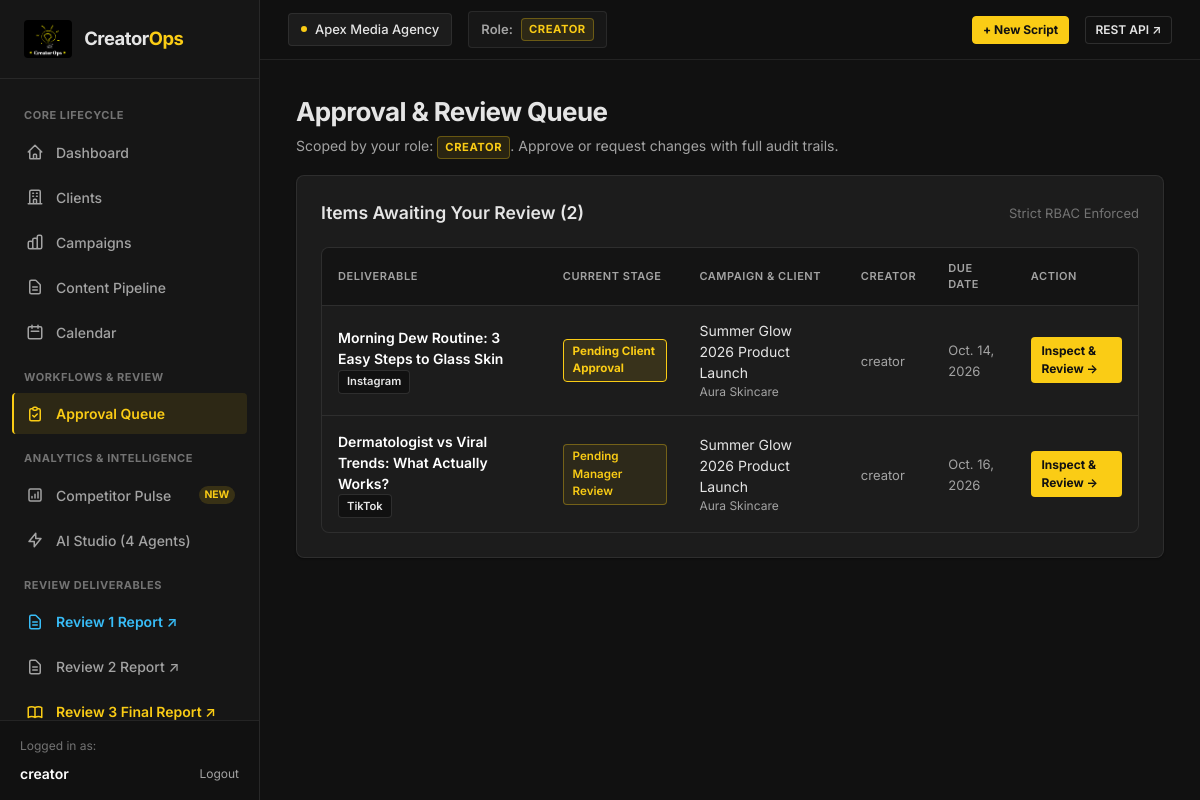
The app's page /approvals/queue/ (signed in) with its own data.
### workspaces/models.py (models this page shows, shortened)
class Workspace(models.Model):
    name = models.CharField(max_length=255)
    slug = models.SlugField(max_length=255, unique=True, blank=True)
    description = models.TextField(blank=True, default="")
    created_at = models.DateTimeField(auto_now_add=True)
    updated_at = models.DateTimeField(auto_now=True)
    class Meta:
        ordering = ["name"]

class Membership(models.Model):
    class Role(models.TextChoices):
        ADMIN = "ADMIN", "Agency Admin"
        CREATOR = "CREATOR", "Creator"
        MANAGER = "MANAGER", "Manager / Reviewer"
        CLIENT_REVIEWER = "CLIENT_REVIEWER", "Client Reviewer"
    user = models.ForeignKey(User, on_delete=models.CASCADE, related_name="memberships")
    workspace = models.ForeignKey(Workspace, on_delete=models.CASCADE, related_name="memberships")
    role = models.CharField(max_length=20, choices=Role.choices, default=Role.CREATOR)
    created_at = models.DateTimeField(auto_now_add=True)
    class Meta:
        unique_together = ("user", "workspace")
        ordering = ["-created_at"]

### content/models.py (models this page shows, shortened)
class ContentItem(models.Model):
    class Platform(models.TextChoices):
        INSTAGRAM = "Instagram", "Instagram"
        YOUTUBE = "YouTube", "YouTube"
        LINKEDIN = "LinkedIn", "LinkedIn"
        TWITTER = "Twitter/X", "Twitter/X"
        TIKTOK = "TikTok", "TikTok"
    class Status(models.TextChoices):
        DRAFT = "draft", "Draft"
        PENDING_MANAGER = "pending_manager", "Pending Manager Review"
        PENDING_CLIENT = "pending_client", "Pending Client Approval"
        APPROVED = "approved", "Approved"
        CHANGES_REQUESTED = "changes_requested", "Changes Requested"
        SCHEDULED = "scheduled", "Scheduled"
        PUBLISHED = "published", "Published"
    campaign = models.ForeignKey(Campaign, on_delete=models.CASCADE, related_name="content_items")
    creator = models.ForeignKey(
        User, on_delete=models.SET_NULL, null=True, blank=True, related_name="created_content"
    )
    title = models.CharField(max_length=255)
    platform = models.CharField(max_length=50, choices=Platform.choices, default=Platform.INSTAGRAM)
    script_body = models.TextField(blank=True, default="", help_text="Draft script / talking points / video storyboard.")
    caption = models.TextField(blank=True, default="", help_text="Final caption, copy, hashtags.")
    due_date = models.DateField(null=True, blank=True)
    status = models.CharField(max_length=30, choices=Status.choices, default=Status.DRAFT)
    published_url = models.URLField(max_length=500, blank=True, default="")
    published_post_id = models.CharField(max_length=120, blank=True, default="")
    published_platform = models.CharField(max_length=50, blank=True, default="")
    published_at = models.DateTimeField(null=True, blank=True)
    created_at = models.DateTimeField(auto_now_add=True)
    updated_at = models.DateTimeField(auto_now=True)
    class Meta:
        ordering = ["-updated_at"]

### campaigns/models.py (models this page shows, shortened)
class Campaign(models.Model):
    class Status(models.TextChoices):
        PLANNING = "PLANNING", "Planning"
        ACTIVE = "ACTIVE", "Active"
        PAUSED = "PAUSED", "Paused"
        COMPLETED = "COMPLETED", "Completed"
    client = models.ForeignKey(Client, on_delete=models.CASCADE, related_name="campaigns")
    title = models.CharField(max_length=255)
    objective = models.TextField(help_text="Campaign goal, key message, or target outcome.")
    target_audience = models.CharField(max_length=255, blank=True, default="")
    status = models.CharField(max_length=20, choices=Status.choices, default=Status.PLANNING)
    start_date = models.DateField(null=True, blank=True)
    end_date = models.DateField(null=True, blank=True)
    budget = models.DecimalField(max_digits=12, decimal_places=2, default=0.00)
    created_at = models.DateTimeField(auto_now_add=True)
    updated_at = models.DateTimeField(auto_now=True)
    class Meta:
        ordering = ["-created_at"]

### clients/models.py (models this page shows, shortened)
class Client(models.Model):
    workspace = models.ForeignKey(Workspace, on_delete=models.CASCADE, related_name="clients")
    name = models.CharField(max_length=255)
    contact_email = models.EmailField(blank=True, default="")
    industry = models.CharField(max_length=100, blank=True, default="")
    company_notes = models.TextField(blank=True, default="")
    brand_guidelines = models.TextField(
        blank=True,
        default="",
        help_text="Brand voice, required hashtags, compliance rules used by the AI Script Review Agent."
    )
    created_at = models.DateTimeField(auto_now_add=True)
    updated_at = models.DateTimeField(auto_now=True)
    class Meta:
        ordering = ["name"]
        unique_together = ("workspace", "name")

### approvals/views.py (the view)
# urls.py: path("queue/", views.approval_queue, name="queue"),
@workspace_required
def approval_queue(request):
    role = request.membership.role
    items = ContentItem.objects.filter(
        campaign__client__workspace=request.workspace,
        status__in=[ContentItem.Status.PENDING_MANAGER, ContentItem.Status.PENDING_CLIENT]
    ).select_related("campaign", "campaign__client", "creator").order_by("due_date", "-updated_at")
    if role == Membership.Role.MANAGER:
        filtered_items = items.filter(status=ContentItem.Status.PENDING_MANAGER)
    elif role == Membership.Role.CLIENT_REVIEWER:
        filtered_items = items.filter(status=ContentItem.Status.PENDING_CLIENT)
    else:
        filtered_items = items
    return render(request, "approvals/queue.html", {
        "items": filtered_items,
        "all_items": items,
        "role": role,
    })

### templates/approvals/queue.html (shortened to what this page needs)
{% extends "base.html" %}
{% block content %}
<div class="page-header">
    <div>
        <h1 class="page-title">Approval & Review Queue</h1>
        <p class="page-subtitle">Scoped by your role: <span class="role-tag {{ user_role }}">{{ user_role_label }}</span>. Approve or request changes with full audit trails.</p>
</div>
<div class="card">
    <div class="card-header">
        <h2 class="card-title">Items Awaiting Your Review ({{ items.count }})</h2>
        <span style="font-size: 0.8125rem; color: var(--text-dim);">Strict RBAC Enforced</span>
    </div>
    <div class="table-container">
        <table class="table">
            <thead>
                <tr>
                    <th>Deliverable</th>
                    <th>Current Stage</th>
                    <th>Campaign & Client</th>
                    <th>Creator</th>
                    <th>Due Date</th>
                    <th>Action</th>
                </tr>
            </thead>
            <tbody>
                {% for item in items %}
                <tr>
                    <td>
                        <div style="font-weight: 600; color: #fff;">{{ item.title }}</div>
                        <span class="platform-pill platform-{{ item.platform|slugify }}">{{ item.platform }}</span>
                    </td>
                    <td>
                        <span class="badge badge-{{ item.status }}">{{ item.get_status_display }}</span>
                    </td>
                    <td>
                        <div style="color: var(--text-main);">{{ item.campaign.title }}</div>
                        <div style="font-size: 0.75rem; color: var(--text-muted);">{{ item.campaign.client.name }}</div>
                    </td>
                    <td>
                        <span style="font-size: 0.8125rem; color: var(--text-muted);">{{ item.creator.username|default:"Creator" }}</span>
                    </td>
                    <td>
                        <span style="font-size: 0.8125rem; color: var(--text-muted);">{{ item.due_date|default:"TBD" }}</span>
                    </td>
                    <td>
                        <a href="{% url 'content:detail' item.id %}" class="btn btn-warning btn-sm">
                            Inspect & Review &rarr;
                        </a>
                    </td>
                </tr>
                {% endfor %}
            </tbody>
        </table>
    </div>
</div>
{% endblock %}

### templates/base.html (shortened to what this page needs)
{% load static %}
<!DOCTYPE html>
<html lang="en">
<head>
    <link rel="stylesheet" href="{% static 'css/style.css' %}">
</head>
<body>
    <div class="app-layout">
        <aside class="sidebar">
            <div class="sidebar-header">
                <a href="{% url 'dashboard' %}" class="brand-logo">
                    <img src="{% static 'img/logo.png' %}" alt="CreatorOps Logo" style="height: 38px; width: auto; object-fit: contain; border-radius: 4px;">
                    <span>Creator<span>Ops</span></span>
                </a>
            </div>
            <nav class="sidebar-nav">
                <div class="nav-section-title">Core Lifecycle</div>
                <a href="{% url 'dashboard' %}" class="nav-link {% if request.resolver_match.url_name == 'dashboard' %}active{% endif %}">
                    <svg width="18" height="18" fill="none" viewBox="0 0 24 24" stroke="currentColor">
                        <path stroke-linecap="round" stroke-linejoin="round" stroke-width="2" d="M3 12l2-2m0 0l7-7 7 7M5 10v10a1 1 0 001 1h3m10-11l2 2m-2-2v10a1 1 0 01-1 1h-3m-6 0a1 1 0 001-1v-4a1 1 0 011-1h2a1 1 0 011 1v4a1 1 0 001 1m-6 0h6"/>
                    </svg>
                    <span>Dashboard</span>
                </a>
                <a href="{% url 'clients:list' %}" class="nav-link {% if 'clients' in request.path %}active{% endif %}">
                    <svg width="18" height="18" fill="none" viewBox="0 0 24 24" stroke="currentColor">
                        <path stroke-linecap="round" stroke-linejoin="round" stroke-width="2" d="M19 21V5a2 2 0 00-2-2H7a2 2 0 00-2 2v16m14 0h2m-2 0h-5m-9 0H3m2 0h5M9 7h1m-1 4h1m4-4h1m-1 4h1m-5 10v-5a1 1 0 011-1h2a1 1 0 011 1v5m-4 0h4"/>
                    </svg>
                    <span>Clients</span>
                </a>
                <a href="{% url 'campaigns:list' %}" class="nav-link {% if 'campaigns' in request.path %}active{% endif %}">
                    <span>Campaigns</span>
                </a>
                <a href="{% url 'content:list' %}" class="nav-link {% if 'content' in request.path and 'calendar' not in request.path %}active{% endif %}">
                    <svg width="18" height="18" fill="none" viewBox="0 0 24 24" stroke="currentColor">
                        <path stroke-linecap="round" stroke-linejoin="round" stroke-width="2" d="M9 12h6m-6 4h6m2 5H7a2 2 0 01-2-2V5a2 2 0 012-2h5.586a1 1 0 01.707.293l5.414 5.414a1 1 0 01.293.707V19a2 2 0 01-2 2z"/>
                    </svg>
                    <span>Content Pipeline</span>
                </a>
                <a href="{% url 'content:calendar' %}" class="nav-link {% if 'calendar' in request.path %}active{% endif %}">
                    <svg width="18" height="18" fill="none" viewBox="0 0 24 24" stroke="currentColor">
                        <path stroke-linecap="round" stroke-linejoin="round" stroke-width="2" d="M8 7V3m8 4V3m-9 8h10M5 21h14a2 2 0 002-2V7a2 2 0 00-2-2H5a2 2 0 00-2 2v12a2 2 0 002 2z"/>
                    </svg>
                    <span>Calendar</span>
                </a>
                <div class="nav-section-title">Workflows & Review</div>
                <a href="{% url 'approvals:queue' %}" class="nav-link {% if 'approvals' in request.path %}active{% endif %}">
                    <svg width="18" height="18" fill="none" viewBox="0 0 24 24" stroke="currentColor">
                        <path stroke-linecap="round" stroke-linejoin="round" stroke-width="2" d="M9 5H7a2 2 0 00-2 2v12a2 2 0 002 2h10a2 2 0 002-2V7a2 2 0 00-2-2h-2M9 5a2 2 0 002 2h2a2 2 0 002-2M9 5a2 2 0 012-2h2a2 2 0 012 2m-6 9l2 2 4-4"/>
                    </svg>
                    <span>Approval Queue</span>
                </a>
                {% if user_role in "ADMIN,MANAGER,CREATOR" %}
                <div class="nav-section-title">Analytics & Intelligence</div>
                <a href="{% url 'analytics:competitors' %}" class="nav-link {% if 'competitors' in request.path %}active{% endif %}">
                    <svg width="18" height="18" fill="none" viewBox="0 0 24 24" stroke="currentColor">
                        <path stroke-linecap="round" stroke-linejoin="round" stroke-width="2" d="M16 8v8m-4-5v5m-4-2v2m-2 4h12a2 2 0 002-2V6a2 2 0 00-2-2H6a2 2 0 00-2 2v12a2 2 0 002 2z"/>
                    </svg>
                    <span>Competitor Pulse</span>
                    <span style="margin-left: auto; font-size: 0.65rem; background: rgba(250, 204, 21, 0.15); color: #FACC15; padding: 0.1rem 0.35rem; border-radius: 9999px; font-weight: 700;">NEW</span>
                </a>
                <a href="{% url 'analytics:agents' %}" class="nav-link {% if 'agents' in request.path %}active{% endif %}">
                    <svg width="18" height="18" fill="none" viewBox="0 0 24 24" stroke="currentColor">
                        <path stroke-linecap="round" stroke-linejoin="round" stroke-width="2" d="M13 10V3L4 14h7v7l9-11h-7z"/>
                    </svg>
                    <span>AI Studio (4 Agents)</span>
                </a>
                {% endif %}
                <div class="nav-section-title">Review Deliverables</div>
                <a href="/reports/review1/" target="_blank" class="nav-link" style="color: #38BDF8; font-weight: 600;">
                    <svg width="18" height="18" fill="none" viewBox="0 0 24 24" stroke="currentColor">
                        <path stroke-linecap="round" stroke-linejoin="round" stroke-width="2" d="M9 12h6m-6 4h6m2 5H7a2 2 0 01-2-2V5a2 2 0 012-2h5.586a1 1 0 01.707.293l5.414 5.414a1 1 0 01.293.707V19a2 2 0 01-2 2z"/>
                    </svg>
                    <span>Review 1 Report ↗</span>
                </a>
                <a href="/reports/review2/" target="_blank" class="nav-link">
                    <svg width="18" height="18" fill="none" viewBox="0 0 24 24" stroke="currentColor">
                        <path stroke-linecap="round" stroke-linejoin="round" stroke-width="2" d="M9 12h6m-6 4h6m2 5H7a2 2 0 01-2-2V5a2 2 0 012-2h5.586a1 1 0 01.707.293l5.414 5.414a1 1 0 01.293.707V19a2 2 0 01-2 2z"/>
                    </svg>
                    <span>Review 2 Report ↗</span>
                </a>
                <a href="/reports/review3/" target="_blank" class="nav-link" style="color: #FACC15; font-weight: 600;">
                    <span>Review 3 Final Report ↗</span>
                </a>
            </nav>
            <div class="sidebar-footer">
                <div style="font-size: 0.75rem; color: var(--text-dim); margin-bottom: 0.5rem;">Logged in as:</div>
                <div style="display: flex; align-items: center; justify-content: space-between;">
                    <span style="font-weight: 600; font-size: 0.875rem; color: #fff;">{{ request.user.username }}</span>
                    <a href="{% url 'accounts:logout' %}" style="color: var(--text-muted); font-size: 0.75rem; text-decoration: none;">Logout</a>
                </div>
            </div>
        </aside>
        <div class="main-wrapper">
            <header class="topbar">
                <div class="topbar-left">
                    {% if active_workspace %}
                    <div class="workspace-badge">
                        <span class="dot"></span>
                        <span>{{ active_workspace.name }}</span>
                    </div>
                    {% endif %}
                    <div class="role-switcher-banner" style="background: rgba(255,255,255,0.03); border: 1px solid var(--border-color); padding: 0.35rem 0.75rem; border-radius: var(--radius-sm);">
                        <span style="color:var(--text-muted); font-weight:600; font-size:0.8125rem;">Role:</span>
                        <span class="role-tag {{ user_role }}">{{ user_role_label|default:user_role }}</span>
                    </div>
                </div>
                <div class="topbar-right">
                    {% if user_role in "ADMIN,MANAGER,CREATOR" %}
                    <a href="{% url 'content:create' %}" class="btn btn-primary btn-sm">
                        <span>+ New Script</span>
                    </a>
                    {% endif %}
                    <a href="/api/" target="_blank" class="btn btn-secondary btn-sm" title="Explore DRF REST APIs">
                        <span>REST API ↗</span>
                    </a>
                </div>
            </header>
            <main class="page-container">
                {% block content %}{% endblock %}
            </main>
        </div>
    </div>
</body>
</html>

### records on screen
Workspace: name "Apex Media Agency"
Membership: role "CREATOR"
ContentItem: title "Morning Dew Routine: 3 Easy Steps to Glass Skin", platform "Instagram", status "Pending Client Approval", campaign "Summer Glow 2026 Product Launch", campaign.client.name "Aura Skincare", creator.username "creator", due_date "Oct. 14, 2026"
ContentItem: title "Dermatologist vs Viral Trends: What Actually Works?", platform "TikTok", status "Pending Manager Review", campaign "Summer Glow 2026 Product Launch", campaign.client.name "Aura Skincare", creator.username "creator", due_date "Oct. 16, 2026"

### other values on screen
{{ request.user.username }} "creator"
{{ user_role_label }} "CREATOR"
{{ items.count }} "2"
